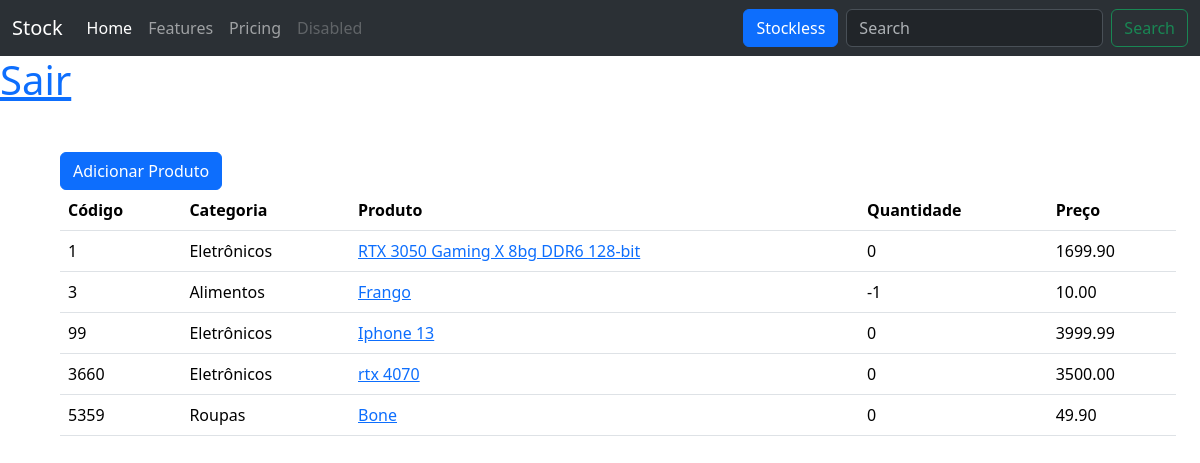
Screenshot of /stockless/ with the database file from the repository.
### stock/models.py (models this page shows, shortened)
class Products(models.Model):
    user = models.ForeignKey(User, on_delete=models.CASCADE)
    name = models.CharField(max_length=255)
    category = models.ForeignKey(Categories, on_delete=models.CASCADE) #CASCADE = exclui todos produtos caso exclua a categoria
    picture = models.ImageField(blank=False)
    cod = models.IntegerField(unique=True)
    price = models.DecimalField(max_digits=12, decimal_places=2)
    description = models.TextField()
    qtd = models.IntegerField()
    discount = models.IntegerField()
    created_at = models.DateField()
    in_stock = models.BooleanField(default=False)
    class Meta:
        verbose_name = 'Product'
        verbose_name_plural = 'Products'

class Categories(models.Model):
    name = models.CharField(max_length=255)
    def __str__(self):
        return self.name
    class Meta:
        verbose_name = 'Category'
        verbose_name_plural = 'Categories'

### stock/views.py (the view)
# urls.py: path('stockless/', views.view_stockless, name='stockless'),
def view_stockless(request):
    q = request.GET.get('q')
    produtos = Products.objects.filter(in_stock = False)
    return render(request, 'pages/index.html', {'produtos':produtos})

### stock/templates/pages/index.html (shortened to what this page needs)
{% load static %}
<!DOCTYPE html>
<html lang="en">
<head>
    <link rel="stylesheet" href="{% static 'css/global.css' %}">
    <link rel="stylesheet" href="https://cdn.jsdelivr.net/npm/bootstrap@5.3.2/dist/css/bootstrap.min.css">
</head>
<body>
    <nav class="navbar bg-dark navbar-expand-lg bg-body-tertiary" data-bs-theme="dark">
        <div class="container-fluid">
          <a class="navbar-brand" href="{% url 'home' %}">Stock</a>
          <div class="collapse navbar-collapse" id="navbarNav">
            <ul class="navbar-nav">
              <li class="nav-item">
                <a class="nav-link active" aria-current="page" href="#">Home</a>
              </li>
              <li class="nav-item">
                <a class="nav-link" href="#">Features</a>
              </li>
              <li class="nav-item">
                <a class="nav-link" href="#">Pricing</a>
              </li>
              <li class="nav-item">
                <a class="nav-link disabled" aria-disabled="true">Disabled</a>
              </li>
            </ul>
          </div>
          <form class="d-flex" role="search"  action="{% url 'search-product' %}">
            <a href="{% url 'stockless' %}" class="btn btn-primary me-2" href="#" role="button">Stockless</a>
            <input class="form-control me-2" type="search" placeholder="Search" aria-label="Search" name="q">
            <button class="btn btn-outline-success" type="submit">Search</button>
          </form>
        </div>
      </nav>
      <h1>
        <a href="{% url 'logout' %}">Sair</a>
      </h1>
      <div class="container m-5">
        <section>
          <a href="{% url 'add_product' %}" class="btn btn-primary" href="#" role="button">Adicionar Produto</a>
        </section>
        <table class="table">
          <thead>
            <tr>
              <th scope="col">Código</th>
              <th scope="col">Categoria</th>
              <th scope="col">Produto</th>
              <th scope="col">Quantidade</th>
              <th scope="col">Preço</th>
            </tr>
          </thead>
          <tbody>
              {% for produto in produtos%}
            <tr>
              <td>{{ produto.cod }}</td>
              <td>{{ produto.category }}</td>
              <td>
                <a href="{% url 'products_detail' produto.id %}">{{ produto.name }}</a>
              </td>
              <td>{{ produto.qtd }}</td>
              <td>{{ produto.price }}</td>
            </tr>
            {% endfor %}
          </tbody>
        </table>
      </div>
</body>
</html>

### templates/static/css/global.css (style rules this page uses)
body { background-color: black; }

### rows the page displays
Products: cod "1", category "Eletrônicos", name "RTX 3050 Gaming X 8bg DDR6 128-bit", qtd "0", price "1699.90"
Products: cod "3", category "Alimentos", name "Frango", qtd "-1", price "10.00"
Products: cod "99", category "Eletrônicos", name "Iphone 13", qtd "0", price "3999.99"
Products: cod "3660", category "Eletrônicos", name "rtx 4070", qtd "0", price "3500.00"
Products: cod "5359", category "Roupas", name "Bone", qtd "0", price "49.90"
